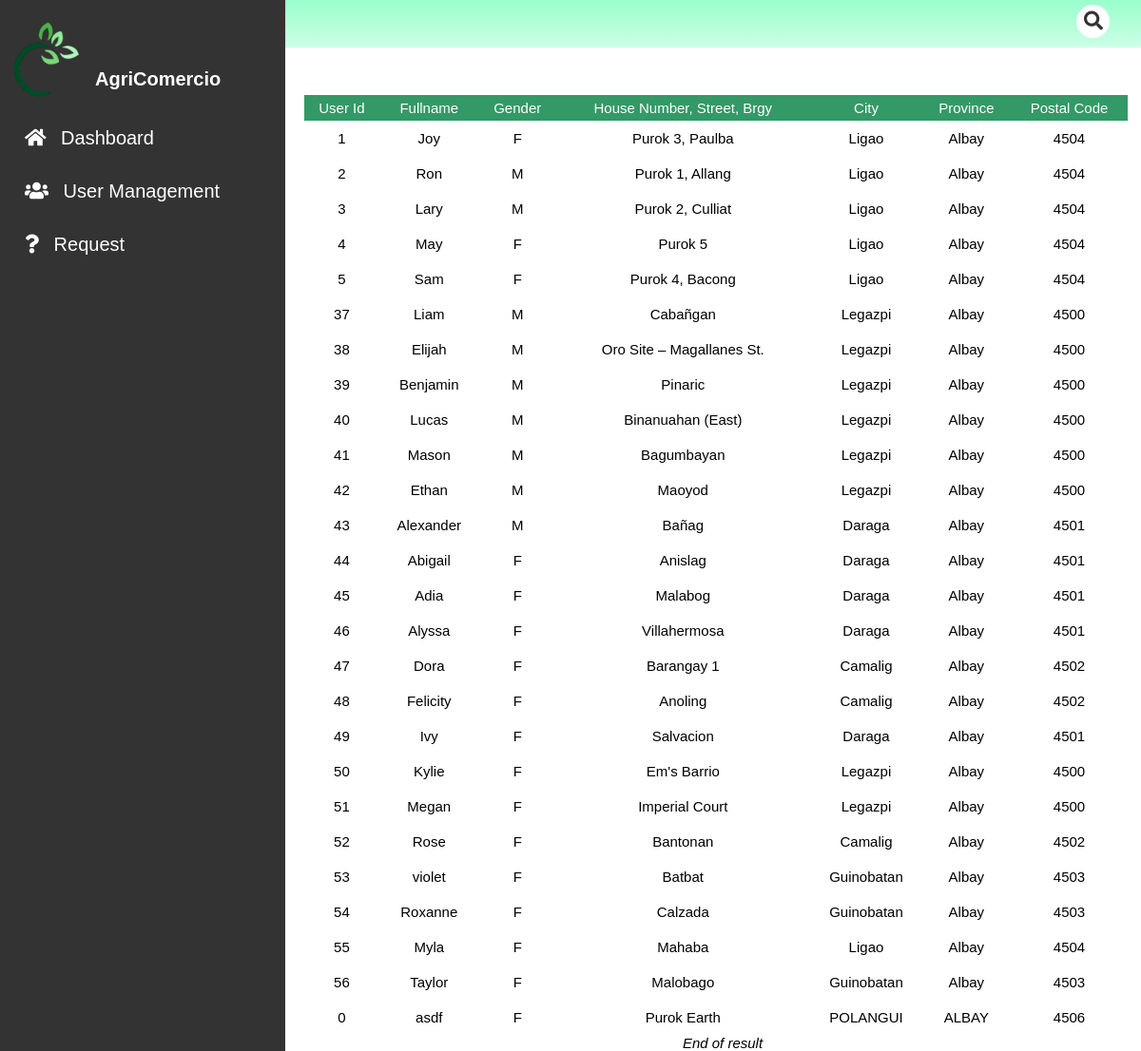
/admin/seller.php, run on the app's committed database.
### tables this page shows
CREATE TABLE `user_info` (
  `user_info_id` int(11) NOT NULL,
  `user_fullname` varchar(128) NOT NULL,
  `user_id` int(11) NOT NULL,
  `gender` varchar(20) NOT NULL,
  `contact_details` int(20) NOT NULL,
  `house_no_street_brgy` varchar(128) NOT NULL,
  `city` varchar(128) NOT NULL,
  `province` varchar(128) NOT NULL,
  `postal_code` int(11) NOT NULL,
  `user_type` varchar(55) NOT NULL
);

### admin/seller.php (the view, shortened to what this page needs)
<!DOCTYPE html>
<?php
include_once ('../includes/db_conn.php');
?>
<!DOCTYPE html>
<html lang="en">
<head>
    <link rel="stylesheet" href="../css/style.css">
    <link rel="stylesheet" href="../css/fontawesome.css">
    <link rel="stylesheet" href="https://cdnjs.cloudflare.com/ajax/libs/font-awesome/5.15.2/css/all.min.css">
</head>
<body>
<header id="header">
<div class="right">
</div>
<div class="left">
          <div class="search-container">
            <input type="search" placeholder="" id="search">
              <label for="search" class="fas fa-search"></label>
           </div>
</div>
</header>
<body>
<div class="sidenav">
  <div class="sidenav-title">
    <div class="sidenav_image">
      <img src="../img/logo1.png" alt=""width = "90px ">
      <h1>AgriComercio</h1>
    </div>
  </div>
  <a href="admin.php"><i class="fas fa-home"></i> Dashboard</a>
  <a href="user.php"><i class="fas fa-users"></i> User Management</a>
  <a href="#"><i class="fas fa-question"></i> Request</a>
</div>
<main>
        <div class="main__container">
          <div class="container_fluid">
          <div class="row" id="contentPanel">
              <div class="col-12">
              <?php
              $sql =" SELECT
              `user_info_id`,
              `user_fullname`,
              `user_id`,
              `gender`,
              `contact_details`,
              `house_no_street_brgy`,
              `city`,
                `province`,
                `postal_code`,
                `user_type`
              FROM `user_info`
              WHERE user_type = 'Seller';";
              $stmt=mysqli_stmt_init($conn);
              if (!mysqli_stmt_prepare($stmt, $sql)){
              echo "Statement Failed.";
              exit();
              }
              mysqli_stmt_execute($stmt);
              $resultData = mysqli_stmt_get_result($stmt);
              $arr=array();
              while($row = mysqli_fetch_assoc($resultData)){
              array_push($arr,$row);
              }
              if(!empty($arr)){
                  echo "<table class='table'>";
                  echo "<thead>";
                  echo "<th> User Id </th>";
                  echo "<th> Fullname</th>";
                  echo "<th> Gender </th>";
                  echo "<th> House Number, Street, Brgy </th>";
                  echo "<th> City </th>";
                  echo "<th> Province </th>";
                  echo "<th> Postal Code </th>";
                  echo "</thead>";
                  foreach($arr as $key => $val){
                  echo "<tr>";
                  echo "<td>" . $val ['user_id']         . "</td>";
                  echo "<td>" . $val ['user_fullname']   . "</td>";
                  echo "<td>" . $val ['gender']          .  " </td> ";
                  echo "<td>" . $val ['house_no_street_brgy'] .  " </td>";
                  echo "<td>" . $val ['city'] .  " </td>";
                  echo "<td>" . $val ['province'] .  " </td>";
                  echo "<td>" . $val ['postal_code'] .  " </td>";
                  echo "<td>";
                  echo "</tr>";
                  }
                ?>
                  <?php
                  echo "</table>";
                  }
                  else{
                  echo "<h4> No Records Found.</h4>";
                  }
              ?>
                  <div
                  class='text-center'><em>End of result</em>
                  </div>
              </div>
              </div>
          </div>
      </main>
</body>
</html>

### css/style.css (style rules this page uses)
* { margin: 0; box-sizing: border-box; transition: all .2s linear; font-family: 'Exo 2', sans-serif ; }
html { font-size: 62.5%; scroll-behavior: smooth; }
body { overflow-x: hidden; }
#header { display: flex; align-items: center; justify-content: space-between; padding: 1.5rem 2.5rem; color: black; background-image:linear-gradient(#99ffcc,#ccffe6) ; }
.search-container { display: inline; position: relative; }
#search { position: absolute; top:-2rem; right: 0.8rem; height: 3.5rem; width: 3.5rem; font-size: 1.5rem; padding: 0.1rem; border: none; outline: none; border-radius: 5rem; }
.fa-search { top: -1.3rem; right: 1.5rem; position: absolute; font-size: 2rem; cursor: pointer; z-index: 1; color: #333; }
a { text-decoration: none; font-weight: bolder; color: #000000; }
table { width: 100%; border-collapse: collapse ; }
th { text-align: left; padding: 5px; color: #fff; background: #339966; font-weight: normal; }
td { padding: 10px 5px; }
main { margin-left: 30rem; padding: 0; }
.sidenav { height: 100%; width: 300px; position: fixed; z-index: 1; top: 0; left: 0; background-color:#333333; overflow-x: hidden; padding-top: 20px; }
.sidenav a { padding: 10px 8px 6px 16px; text-decoration: none; font-size: 2rem; color: #fff; display: block; font-weight: lighter; }
.sidenav i { margin: 1rem; color: white; }
.sidenav img { margin-bottom: 6rem; }
.sidenav h1 { color: white; margin-top: -10rem; margin-bottom: 2rem; margin-left: 10rem; }
.main__container { margin-top: 5rem; margin-left: 2rem; text-align: center; justify-content: center; }
.container_fluid .col-12 { font-size: 1.5rem; text-align-last: center; }
.text-center { text-align-last: center; }

### data on the page
user_info: user "1", user_fullname "Joy", gender "F", house_no_street_brgy "Purok 3, Paulba", city "Ligao", province "Albay", postal_code "4504"
user_info: user "2", user_fullname "Ron", gender "M", house_no_street_brgy "Purok 1, Allang", city "Ligao", province "Albay", postal_code "4504"
user_info: user "3", user_fullname "Lary", gender "M", house_no_street_brgy "Purok 2, Culliat", city "Ligao", province "Albay", postal_code "4504"
user_info: user "4", user_fullname "May", gender "F", house_no_street_brgy "Purok 5", city "Ligao", province "Albay", postal_code "4504"
user_info: user "5", user_fullname "Sam", gender "F", house_no_street_brgy "Purok 4, Bacong", city "Ligao", province "Albay", postal_code "4504"
user_info: user "37", user_fullname "Liam", gender "M", house_no_street_brgy "Cabañgan", city "Legazpi", province "Albay", postal_code "4500"
user_info: user "38", user_fullname "Elijah", gender "M", house_no_street_brgy "Oro Site – Magallanes St.", city "Legazpi", province "Albay", postal_code "4500"
user_info: user "39", user_fullname "Benjamin", gender "M", house_no_street_brgy "Pinaric", city "Legazpi", province "Albay", postal_code "4500"
user_info: user "40", user_fullname "Lucas", gender "M", house_no_street_brgy "Binanuahan (East)", city "Legazpi", province "Albay", postal_code "4500"
user_info: user "41", user_fullname "Mason", gender "M", house_no_street_brgy "Bagumbayan", city "Legazpi", province "Albay", postal_code "4500"
user_info: user "42", user_fullname "Ethan", gender "M", house_no_street_brgy "Maoyod", city "Legazpi", province "Albay", postal_code "4500"
user_info: user "43", user_fullname "Alexander", gender "M", house_no_street_brgy "Bañag", city "Daraga", province "Albay", postal_code "4501"
user_info: user "44", user_fullname "Abigail", gender "F", house_no_street_brgy "Anislag", city "Daraga", province "Albay", postal_code "4501"
user_info: user "45", user_fullname "Adia", gender "F", house_no_street_brgy "Malabog", city "Daraga", province "Albay", postal_code "4501"
user_info: user "46", user_fullname "Alyssa", gender "F", house_no_street_brgy "Villahermosa", city "Daraga", province "Albay", postal_code "4501"
user_info: user "47", user_fullname "Dora", gender "F", house_no_street_brgy "Barangay 1", city "Camalig", province "Albay", postal_code "4502"
user_info: user "48", user_fullname "Felicity", gender "F", house_no_street_brgy "Anoling", city "Camalig", province "Albay", postal_code "4502"
user_info: user "49", user_fullname "Ivy", gender "F", house_no_street_brgy "Salvacion", city "Daraga", province "Albay", postal_code "4501"
user_info: user "50", user_fullname "Kylie", gender "F", house_no_street_brgy "Em's Barrio", city "Legazpi", province "Albay", postal_code "4500"
user_info: user "51", user_fullname "Megan", gender "F", house_no_street_brgy "Imperial Court", city "Legazpi", province "Albay", postal_code "4500"
user_info: user "52", user_fullname "Rose", gender "F", house_no_street_brgy "Bantonan", city "Camalig", province "Albay", postal_code "4502"
user_info: user "53", user_fullname "violet", gender "F", house_no_street_brgy "Batbat", city "Guinobatan", province "Albay", postal_code "4503"
user_info: user "54", user_fullname "Roxanne", gender "F", house_no_street_brgy "Calzada", city "Guinobatan", province "Albay", postal_code "4503"
user_info: user "55", user_fullname "Myla", gender "F", house_no_street_brgy "Mahaba", city "Ligao", province "Albay", postal_code "4504"
user_info: user "56", user_fullname "Taylor", gender "F", house_no_street_brgy "Malobago", city "Guinobatan", province "Albay", postal_code "4503"
user_info: user "0", user_fullname "asdf", gender "F", house_no_street_brgy "Purok Earth", city "POLANGUI", province "ALBAY", postal_code "4506"
